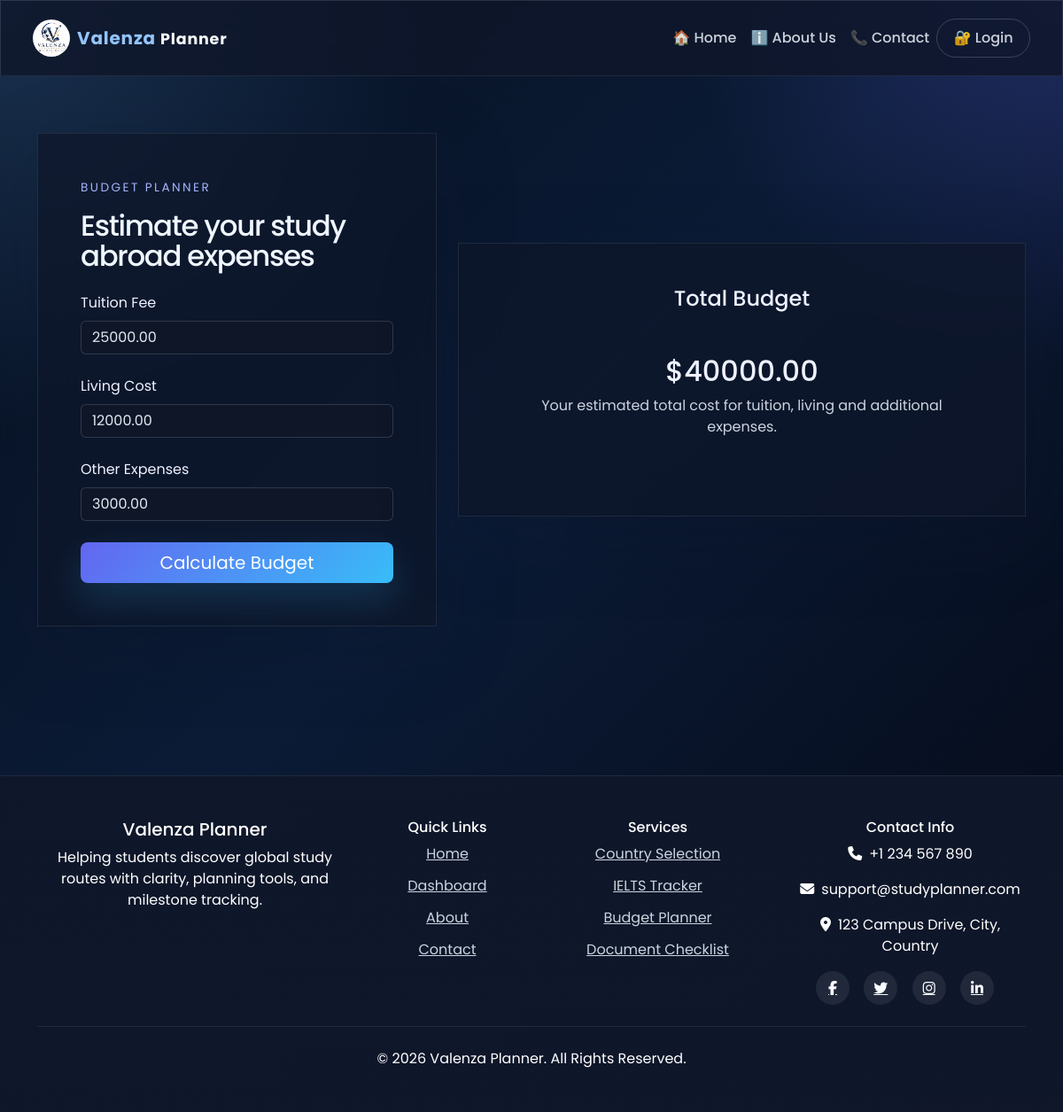
/budget_dashboard/ (signed in), run on an earlier commit of the app's database.
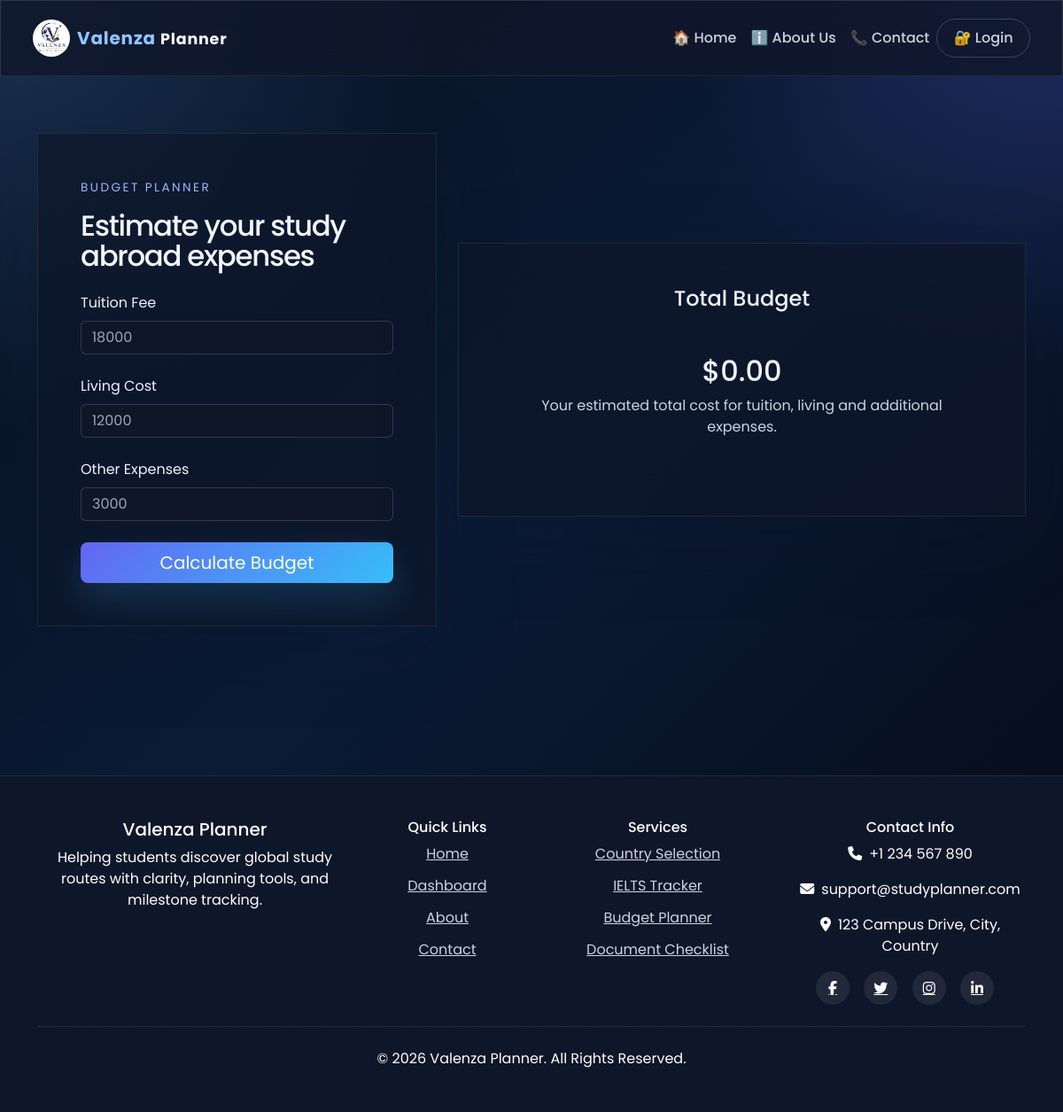
And on a later commit of the database.
### students/models.py (models this page shows, shortened)
class Budget(models.Model):
    user = models.ForeignKey(User, on_delete=models.CASCADE)
    tuition_fee = models.DecimalField(max_digits=10, decimal_places=2)
    living_cost = models.DecimalField(max_digits=10, decimal_places=2)
    other_expenses = models.DecimalField(max_digits=10, decimal_places=2)
    def total_budget(self):
        return self.tuition_fee + self.living_cost + self.other_expenses

### students/views.py (the view, shortened to what this page needs)
# urls.py: path('budget_dashboard/', views.budget_dashboard, name='budget_dashboard'),
def budget_dashboard(request):
    budget = Budget.objects.filter(user=request.user).first()
    total = 0
    budget = Budget.objects.filter(user=request.user).first()
    if budget:
        total = budget.total_budget()
    return render(request, "budget/budget_list.html", {
        "budget": budget,
        "total": total,
    })

### students/templates/budget/budget_list.html (shortened to what this page needs)
{% extends 'base.html' %}
{% block content %}
<section class="section-padding">
    <div class="container">
        <div class="row gy-5 align-items-center">
            <div class="col-lg-5">
                <div class="section-glass p-5 shadow-soft">
                    <div class="section-heading mb-4"><span class="eyebrow">Budget Planner</span><h2 class="section-title">Estimate your study abroad expenses</h2></div>
                    <form method="POST">
                        <div class="mb-4">
                            <label class="form-label">Tuition Fee</label>
                            <input type="number" name="tuition_fee" class="form-control"  value="{{ budget.tuition_fee|default:'' }}" placeholder="18000" required>
                        </div>
                        <div class="mb-4">
                            <label class="form-label">Living Cost</label>
                            <input type="number" name="living_cost" class="form-control"  value="{{ budget.living_cost|default:'' }}" placeholder="12000" required>
                        </div>
                        <div class="mb-4">
                            <label class="form-label">Other Expenses</label>
                            <input type="number" name="other_expenses" class="form-control"  value="{{ budget.other_expenses|default:'' }}" placeholder="3000" required>
                        </div>
                        <button type="submit" class="btn btn-primary btn-lg w-100">Calculate Budget</button>
                    </form>
                </div>
            </div>
            <div class="col-lg-7">
                <div class="section-glass p-5 shadow-soft text-center">
                    <div class="mb-4"><h4>Total Budget</h4></div>
                    <div class="budget-output p-4 rounded-4">
                        <h2>
                            {% if total %}
                                ${{ total }}
                            {% else %}
                                $0.00
                            {% endif %}
                        </h2>
                        <p class="text-muted">Your estimated total cost for tuition, living and additional expenses.</p>
                    </div>
                </div>
            </div>
        </div>
    </div>
</section>
{% endblock %}

What changed in the data, as far as the page shows it:
removed Budget: tuition_fee "25000.00", living_cost "12000.00", other_expenses "3000.00"
Also different on the page:
{{ total }}: "40000.00" → (not shown)
text now shown: "$0.00"
